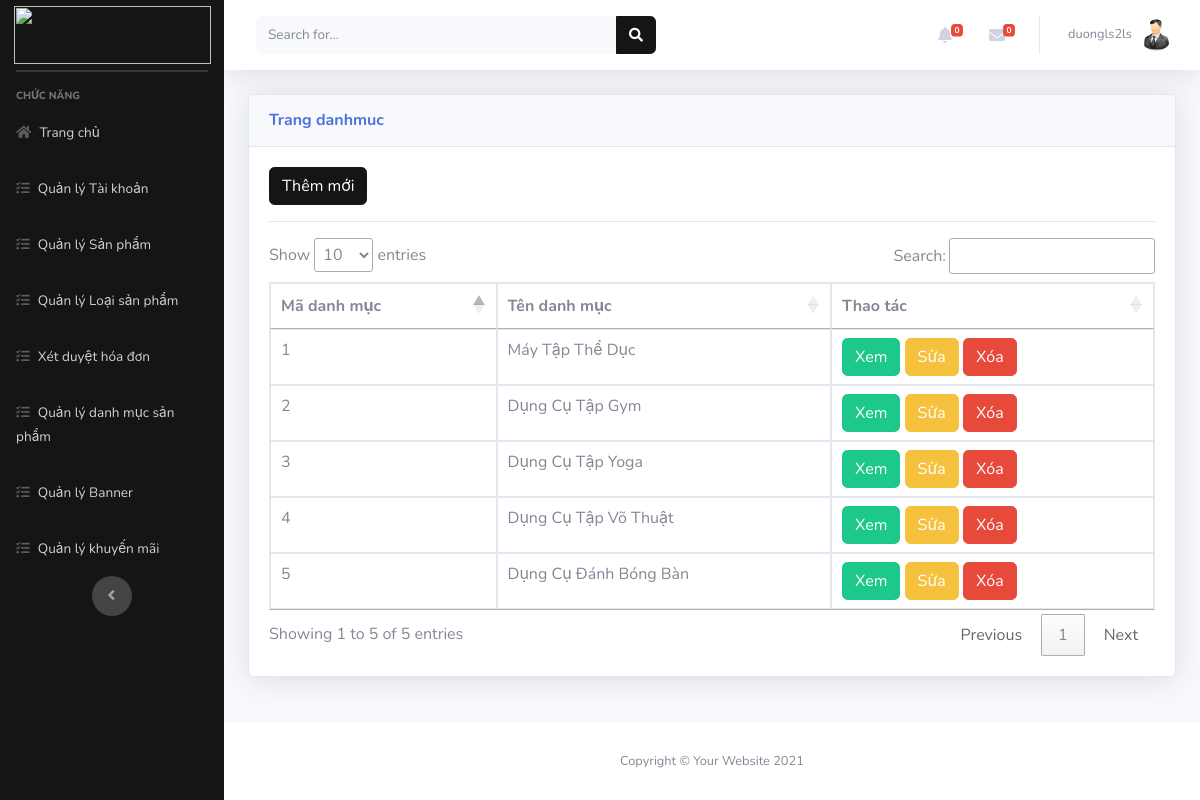
Page /Admin/index.php?mod=danhmuc (signed in) on the committed database.
### tables this page shows
CREATE TABLE `danhmuc` (
  `MaDM` int(11) NOT NULL,
  `TenDM` varchar(255) DEFAULT NULL
);

### Admin/MVC/controllers/DanhmucController.php (called while the page is built, shortened)
<?php
class DanhmucController
{
	var $danhmuc_model;
	function __construct()
	{
		$this->danhmuc_model = new Danhmuc();
	}
	public function list()
	{
		$data = $this->danhmuc_model->All();
		require_once("MVC/Views/Admin/index.php");
	}
}

### Admin/MVC/Models/connection.php (called while the page is built, shortened)
<?php
    class Connection{
        function __construct()
        {
            $severname ="localhost";
            $username ="root";
            $password ="";
            $db_name ="sport-shop";
            $this->conn = new mysqli($severname,$username,$password,$db_name);
        }
    }
?>

### Admin/MVC/Models/model.php (called while the page is built, shortened)
<?php
require_once("connection.php");
class Model
{
    var $table;
    var $contens;
    function __construct()
    {
        $conn_obj = new Connection();
        $this->conn = $conn_obj->conn;
    }
    function All()
    {
        $query = "select * from $this->table ORDER BY $this->contens DESC ";
        require("result.php");
        return $data;
    }
}

### Admin/MVC/Models/result.php (called while the page is built)
<?php
$result = $this->conn->query($query);
$data = array();
while ($row = $result->fetch_assoc()) {
    $data[] = $row;
}
?>

### Admin/MVC/Views/danhmuc/list.php (the view, shortened to what this page needs)
<?php if (isset($_SESSION['isLogin_Admin']) && $_SESSION['isLogin_Admin'] == true) { ?>
<a href="?mod=danhmuc&act=add" type="button" class="btn btn-primary">Thêm mới</a>
<?php } ?>
<hr>
<table class="table table-bordered" id="dataTable" width="100%" cellspacing="0">
  <thead>
    <tr>
      <th scope="col">Mã danh mục</th>
      <th scope="col">Tên danh mục</th>
      <th scope="col">Thao tác</th>
    </tr>
  </thead>
  <tbody>
    <?php foreach ($data as $row) { ?>
      <tr>
        <td><?= $row['MaDM'] ?></td>
        <td><?= $row['TenDM'] ?></td>
        <td>
          <a href="?mod=danhmuc&act=detail&id=<?= $row['MaDM'] ?>" class="btn btn-success">Xem</a>
          <?php if (isset($_SESSION['isLogin_Admin']) && $_SESSION['isLogin_Admin'] == true) { ?>
          <a href="?mod=danhmuc&act=edit&id=<?= $row['MaDM'] ?>" class="btn btn-warning">Sửa</a>
          <a href="?mod=danhmuc&act=delete&id=<?= $row['MaDM'] ?>" onclick="return confirm('Bạn có thật sự muốn xóa ?');" type="button" class="btn btn-danger">Xóa</a>
          <?php }?>
        </td>
      </tr>
    <?php } ?>
</table>

### rows in the picture
danhmuc: MaDM "5", TenDM "Dụng Cụ Đánh Bóng Bàn"
danhmuc: MaDM "4", TenDM "Dụng Cụ Tập Võ Thuật"
danhmuc: MaDM "3", TenDM "Dụng Cụ Tập Yoga"
danhmuc: MaDM "2", TenDM "Dụng Cụ Tập Gym"
danhmuc: MaDM "1", TenDM "Máy Tập Thể Dục"

### other values in the picture
$_SESSION['login']['TaiKhoan'] "duongls2ls"
$mod "danhmuc"
